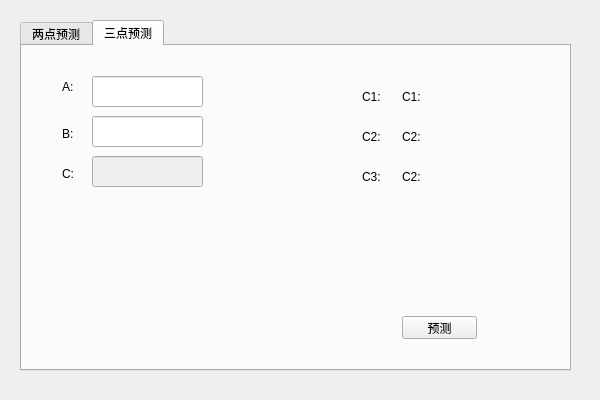
<?xml version="1.0" encoding="UTF-8"?>
<ui version="4.0">
 <class>AlgoToolClass</class>
 <widget class="QWidget" name="AlgoToolClass">
  <property name="geometry">
   <rect>
    <x>0</x>
    <y>0</y>
    <width>600</width>
    <height>400</height>
   </rect>
  </property>
  <property name="windowTitle">
   <string>AlgoTool</string>
  </property>
  <widget class="QTabWidget" name="tabWidget">
   <property name="geometry">
    <rect>
     <x>20</x>
     <y>20</y>
     <width>551</width>
     <height>351</height>
    </rect>
   </property>
   <property name="currentIndex">
    <number>1</number>
   </property>
   <widget class="QWidget" name="tab">
    <attribute name="title">
     <string>两点预测</string>
    </attribute>
    <widget class="QLineEdit" name="le_2p_a">
     <property name="geometry">
      <rect>
       <x>60</x>
       <y>30</y>
       <width>111</width>
       <height>31</height>
      </rect>
     </property>
    </widget>
    <widget class="QLabel" name="label">
     <property name="geometry">
      <rect>
       <x>30</x>
       <y>30</y>
       <width>21</width>
       <height>21</height>
      </rect>
     </property>
     <property name="text">
      <string>A:</string>
     </property>
    </widget>
    <widget class="QLabel" name="label_2">
     <property name="geometry">
      <rect>
       <x>30</x>
       <y>80</y>
       <width>21</width>
       <height>16</height>
      </rect>
     </property>
     <property name="text">
      <string>B:</string>
     </property>
    </widget>
    <widget class="QLineEdit" name="le_2p_b">
     <property name="geometry">
      <rect>
       <x>60</x>
       <y>70</y>
       <width>111</width>
       <height>31</height>
      </rect>
     </property>
    </widget>
    <widget class="QPushButton" name="pb_2p_forcast">
     <property name="geometry">
      <rect>
       <x>380</x>
       <y>270</y>
       <width>75</width>
       <height>23</height>
      </rect>
     </property>
     <property name="text">
      <string>预测</string>
     </property>
    </widget>
    <widget class="QLabel" name="label_3">
     <property name="geometry">
      <rect>
       <x>310</x>
       <y>30</y>
       <width>21</width>
       <height>21</height>
      </rect>
     </property>
     <property name="text">
      <string>C1:</string>
     </property>
    </widget>
    <widget class="QLabel" name="lb_c1">
     <property name="geometry">
      <rect>
       <x>350</x>
       <y>30</y>
       <width>101</width>
       <height>21</height>
      </rect>
     </property>
     <property name="text">
      <string>C1:</string>
     </property>
    </widget>
    <widget class="QLabel" name="lb_c2">
     <property name="geometry">
      <rect>
       <x>350</x>
       <y>70</y>
       <width>101</width>
       <height>21</height>
      </rect>
     </property>
     <property name="text">
      <string>C2:</string>
     </property>
    </widget>
    <widget class="QLabel" name="label_4">
     <property name="geometry">
      <rect>
       <x>310</x>
       <y>70</y>
       <width>21</width>
       <height>21</height>
      </rect>
     </property>
     <property name="text">
      <string>C2:</string>
     </property>
    </widget>
    <widget class="QLabel" name="label_5">
     <property name="geometry">
      <rect>
       <x>310</x>
       <y>110</y>
       <width>21</width>
       <height>21</height>
      </rect>
     </property>
     <property name="text">
      <string>C3:</string>
     </property>
    </widget>
    <widget class="QLabel" name="lb_c3">
     <property name="geometry">
      <rect>
       <x>350</x>
       <y>110</y>
       <width>101</width>
       <height>21</height>
      </rect>
     </property>
     <property name="text">
      <string>C2:</string>
     </property>
    </widget>
   </widget>
   <widget class="QWidget" name="tab_2">
    <attribute name="title">
     <string>三点预测</string>
    </attribute>
    <widget class="QLabel" name="label_6">
     <property name="geometry">
      <rect>
       <x>40</x>
       <y>80</y>
       <width>21</width>
       <height>16</height>
      </rect>
     </property>
     <property name="text">
      <string>B:</string>
     </property>
    </widget>
    <widget class="QLineEdit" name="le_3p_a">
     <property name="geometry">
      <rect>
       <x>70</x>
       <y>30</y>
       <width>111</width>
       <height>31</height>
      </rect>
     </property>
    </widget>
    <widget class="QLineEdit" name="le_3p_b">
     <property name="enabled">
      <bool>true</bool>
     </property>
     <property name="geometry">
      <rect>
       <x>70</x>
       <y>70</y>
       <width>111</width>
       <height>31</height>
      </rect>
     </property>
    </widget>
    <widget class="QLabel" name="label_7">
     <property name="geometry">
      <rect>
       <x>40</x>
       <y>30</y>
       <width>21</width>
       <height>21</height>
      </rect>
     </property>
     <property name="text">
      <string>A:</string>
     </property>
    </widget>
    <widget class="QLineEdit" name="le_3p_c">
     <property name="enabled">
      <bool>false</bool>
     </property>
     <property name="geometry">
      <rect>
       <x>70</x>
       <y>110</y>
       <width>111</width>
       <height>31</height>
      </rect>
     </property>
    </widget>
    <widget class="QLabel" name="label_8">
     <property name="geometry">
      <rect>
       <x>40</x>
       <y>120</y>
       <width>21</width>
       <height>16</height>
      </rect>
     </property>
     <property name="text">
      <string>C:</string>
     </property>
    </widget>
    <widget class="QLabel" name="label_9">
     <property name="geometry">
      <rect>
       <x>340</x>
       <y>80</y>
       <width>21</width>
       <height>21</height>
      </rect>
     </property>
     <property name="text">
      <string>C2:</string>
     </property>
    </widget>
    <widget class="QLabel" name="label_10">
     <property name="geometry">
      <rect>
       <x>340</x>
       <y>120</y>
       <width>21</width>
       <height>21</height>
      </rect>
     </property>
     <property name="text">
      <string>C3:</string>
     </property>
    </widget>
    <widget class="QLabel" name="lb_3p_c3">
     <property name="geometry">
      <rect>
       <x>380</x>
       <y>120</y>
       <width>101</width>
       <height>21</height>
      </rect>
     </property>
     <property name="text">
      <string>C2:</string>
     </property>
    </widget>
    <widget class="QLabel" name="lb_3p_c1">
     <property name="geometry">
      <rect>
       <x>380</x>
       <y>40</y>
       <width>101</width>
       <height>21</height>
      </rect>
     </property>
     <property name="text">
      <string>C1:</string>
     </property>
    </widget>
    <widget class="QLabel" name="label_11">
     <property name="geometry">
      <rect>
       <x>340</x>
       <y>40</y>
       <width>21</width>
       <height>21</height>
      </rect>
     </property>
     <property name="text">
      <string>C1:</string>
     </property>
    </widget>
    <widget class="QLabel" name="lb_3p_c2">
     <property name="geometry">
      <rect>
       <x>380</x>
       <y>80</y>
       <width>101</width>
       <height>21</height>
      </rect>
     </property>
     <property name="text">
      <string>C2:</string>
     </property>
    </widget>
    <widget class="QPushButton" name="pb_3p_forcast">
     <property name="geometry">
      <rect>
       <x>380</x>
       <y>270</y>
       <width>75</width>
       <height>23</height>
      </rect>
     </property>
     <property name="text">
      <string>预测</string>
     </property>
    </widget>
   </widget>
  </widget>
 </widget>
 <layoutdefault spacing="6" margin="11"/>
 <resources>
  <include location="algotool.qrc"/>
 </resources>
 <connections/>
</ui>
